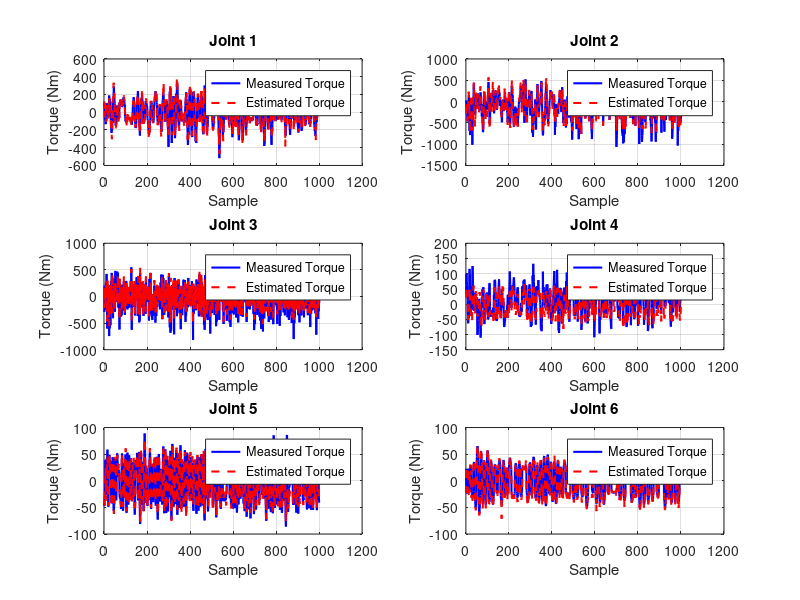

MATLAB code to generate this figure:
%% identification.m
% Solves Tau = W * Phi to find robot parameters
clear; close all; clc;

% 1. Load the matrices generated in Step 1
load('observation_matrix.mat'); 

% 2. Solve using Least Squares (The "\" operator)
fprintf('Estimating parameters...\n');
Phi_estimated = W_total \ Tau_total;

% 3. Validate the model
% Recompute torque using estimated parameters: Tau_est = W * Phi_est
Tau_estimated = W_total * Phi_estimated;

% 4. Plot comparison
figure('Name', 'Model Validation');
samples = 1:length(Tau_total);
for i = 1:6
    % Extract indices for joint i (every 6th row)
    idx = i:6:length(Tau_total);
    
    subplot(3,2,i);
    plot(Tau_total(idx), 'b', 'LineWidth', 1.5); hold on;
    plot(Tau_estimated(idx), 'r--', 'LineWidth', 1.5);
    grid on;
    title(['Joint ' num2str(i)]);
    legend('Measured Torque', 'Estimated Torque');
    xlabel('Sample'); ylabel('Torque (Nm)');
end

% 5. Calculate Error (RMSE)
rmse = sqrt(mean((Tau_total - Tau_estimated).^2));
fprintf('Identification finished. Global RMSE: %.4f\n', rmse);